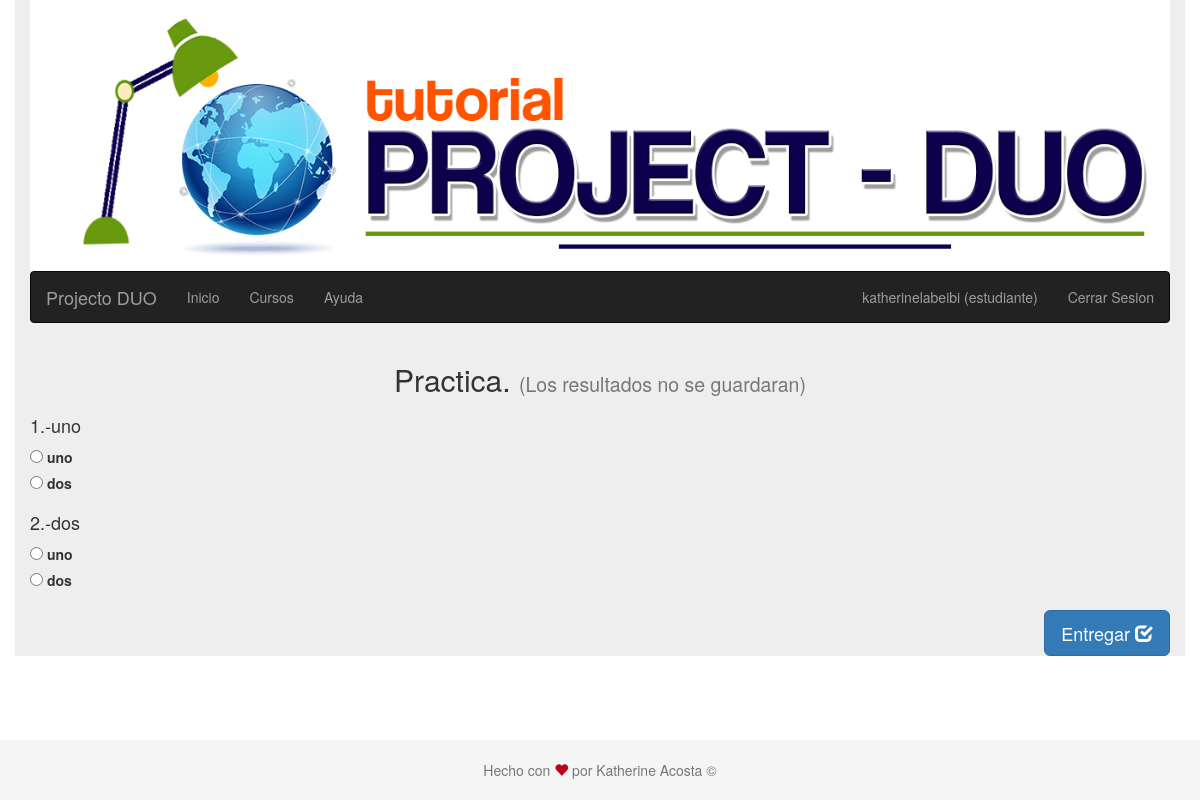
/practica.php?id=7 (signed in), run on the app's committed database.
### tables this page shows
CREATE TABLE IF NOT EXISTS `preguntas` (
  `id` int(11) NOT NULL AUTO_INCREMENT,
  `capitulos_id` int(11) NOT NULL,
  `pregunta` varchar(256) DEFAULT NULL COMMENT 'que es html?',
  `opciones` varchar(256) DEFAULT NULL COMMENT 'un lenguaje,  una comida, un show de television',
  `respuesta` varchar(45) DEFAULT NULL COMMENT 'un lenguaje',
  PRIMARY KEY (`id`),
  KEY `fk_ejercicios_capitulos1_idx` (`capitulos_id`)
);

### practica.php (the view, shortened to what this page needs)
<?php
require('encabezado.php');
require('barra_de_navegacion.php');
?>
<?php
require('conneccion.php');
$query_preguntas = "SELECT * FROM preguntas "
    . " WHERE capitulos_id = " . $_GET['id'];
$resultado = $mysqli->query($query_preguntas);
if ($resultado) {
    $preguntas = $resultado;
} else {
    $mensaje = "Curso no encontrado";
}
?>
<div class="row <?= !isset($mostrarResultado) ? '' : 'hidden' ?>">
    <h2 class="text-center">Practica.
        <small>(Los resultados no se guardaran)</small>
    </h2>
    <form class="col-sm-12" action="practica.php?id=<?= $_GET['id'] ?>" method="POST">
        <?php
        $preguntaNum = 1;
        while ($pregunta = $preguntas->fetch_array(MYSQLI_ASSOC)) { ?>
            <div class="form-group">
                <h4><?= "$preguntaNum.-" . $pregunta['pregunta'] ?></h4>
                <?php
                $opciones = explode(',', $pregunta['opciones']);
                for ($i = 0; $i < count($opciones); $i++) { ?>
                    <label for="pregunta<?= $pregunta['id'] . 'opcion' . $i ?>">
                        <input type="radio"
                               name="<?= $pregunta['id'] ?>"
                               value="<?= $opciones[$i] ?>"
                               id="pregunta<?= $pregunta['id'] . 'opcion' . $i ?>"
                        />
                        <?= $opciones[$i] ?>
                    </label>
                    <br>
                <?php } ?>
            </div>
            <?php $preguntaNum++;
        } ?>
        <div>
            <button class="btn btn-primary btn-lg pull-right " id="botonEntregarExamen">
                Entregar <i class="glyphicon glyphicon-check"></i>
            </button>
        </div>
    </form>
</div>
<?php require('pie.php'); ?>

### estilos/estilopie.css (style rules this page uses)
html { position: relative; min-height: 100%; }
body { margin-bottom: 60px; }

### data on the page
preguntas: pregunta "uno", opciones "uno", opciones "dos"
preguntas: pregunta "dos", opciones "uno", opciones "dos"

### other printed values
$_SESSION['usuario'] "katherinelabeibi"
$_SESSION['tipo_de_usuario'] "estudiante"
